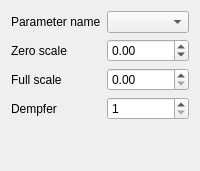
     <widget class="QWidget" name="tab_12">
      <attribute name="title">
       <string>РОУ</string>
      </attribute>
      <layout class="QGridLayout" name="gridLayout_14">
       <item row="0" column="0">
        <widget class="QLabel" name="label_60">
         <property name="sizePolicy">
          <sizepolicy hsizetype="Fixed" vsizetype="Preferred">
           <horstretch>0</horstretch>
           <verstretch>0</verstretch>
          </sizepolicy>
         </property>
         <property name="text">
          <string>Parameter name</string>
         </property>
        </widget>
       </item>
       <item row="0" column="1">
        <widget class="QComboBox" name="bx_Teg_6"/>
       </item>
       <item row="1" column="0">
        <widget class="QLabel" name="label_57">
         <property name="sizePolicy">
          <sizepolicy hsizetype="Fixed" vsizetype="Preferred">
           <horstretch>0</horstretch>
           <verstretch>0</verstretch>
          </sizepolicy>
         </property>
         <property name="text">
          <string>Zero scale</string>
         </property>
        </widget>
       </item>
       <item row="1" column="1">
        <widget class="QDoubleSpinBox" name="sb_Zs_6">
         <property name="keyboardTracking">
          <bool>false</bool>
         </property>
         <property name="minimum">
          <double>-1000.000000000000000</double>
         </property>
         <property name="maximum">
          <double>1000.000000000000000</double>
         </property>
        </widget>
       </item>
       <item row="2" column="0">
        <widget class="QLabel" name="label_59">
         <property name="sizePolicy">
          <sizepolicy hsizetype="Fixed" vsizetype="Preferred">
           <horstretch>0</horstretch>
           <verstretch>0</verstretch>
          </sizepolicy>
         </property>
         <property name="text">
          <string>Full scale</string>
         </property>
        </widget>
       </item>
       <item row="2" column="1">
        <widget class="QDoubleSpinBox" name="sb_Fs_6">
         <property name="keyboardTracking">
          <bool>false</bool>
         </property>
         <property name="maximum">
          <double>10000.000000000000000</double>
         </property>
        </widget>
       </item>
       <item row="3" column="0">
        <widget class="QLabel" name="label_58">
         <property name="sizePolicy">
          <sizepolicy hsizetype="Fixed" vsizetype="Preferred">
           <horstretch>0</horstretch>
           <verstretch>0</verstretch>
          </sizepolicy>
         </property>
         <property name="text">
          <string>Dempfer</string>
         </property>
        </widget>
       </item>
       <item row="3" column="1">
        <widget class="QSpinBox" name="sb_f_6">
         <property name="keyboardTracking">
          <bool>false</bool>
         </property>
         <property name="minimum">
          <number>1</number>
         </property>
         <property name="maximum">
          <number>100</number>
         </property>
        </widget>
       </item>
       <item row="4" column="0" colspan="2">
        <spacer name="verticalSpacer_12">
         <property name="orientation">
          <enum>Qt::Vertical</enum>
         </property>
         <property name="sizeHint" stdset="0">
          <size>
           <width>20</width>
           <height>40</height>
          </size>
         </property>
        </spacer>
       </item>
      </layout>
     </widget>
